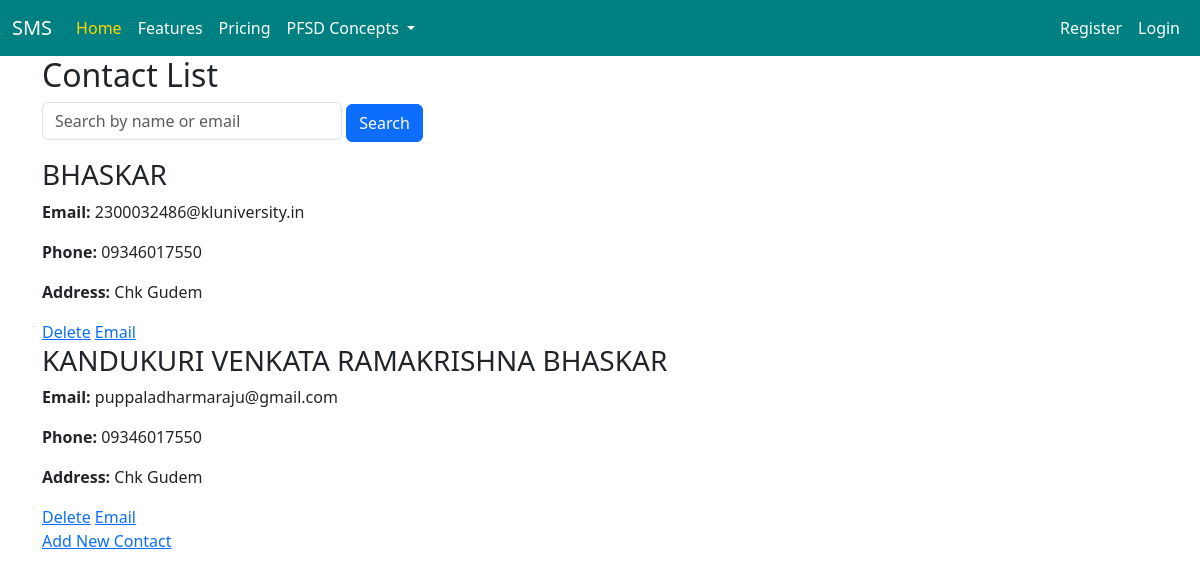
Screenshot of /contact_list with the database file from the repository.
### adminapp/models.py (models this page shows, shortened)
class Contact(models.Model):
    name = models.CharField(max_length=100)
    email = models.EmailField(unique=True)
    phone_number = models.CharField(max_length=15)
    address = models.TextField()

### adminapp/views.py (the view)
# urls.py: path('contact_list', views.contact_list, name='contact_list'),
def contact_list(request):
    query = request.GET.get('q')
    if query:
        contacts = Contact.objects.filter(models.Q(name__icontains=query) | models.Q(email__icontains=query))
    else:
        contacts = Contact.objects.all()
    return render(request, 'adminapp/contact_list.html', {'contacts': contacts})

### templates/adminapp/contact_list.html (shortened to what this page needs)
{% extends 'Navbar/ProjectNavbar.html' %}
{% load static %}
{% block body %}
<div class="container">
    <h2>Contact List</h2>
    <form method="get" action=".">
        <input type="text" name="q" placeholder="Search by name or email" class="form-control" style="width: 300px; display: inline-block;">
        <button class="btn btn-primary" type="submit">Search</button>
    </form>
    <div class="mt-3">
        {% for contact in contacts %}
            <div class="contact-card">
                <h3>{{ contact.name|upper }}</h3>
                <p><strong>Email:</strong> {{ contact.email }}</p>
                <p><strong>Phone:</strong> {{ contact.phone_number }}</p>
                <p><strong>Address:</strong> {{ contact.address }}</p>
                <a href="{% url 'delete_contact' contact.pk %}" class="btn-delete">Delete</a>
                <a href="mailto:{{ contact.email }}" class="btn-email">Email</a>
            </div>
        {% empty %}
            <p>No contacts found.</p>
        {% endfor %}
    </div>
    <a href="{% url 'add_contact' %}" class="btn-add mt-3">Add New Contact</a>
</div>
{% endblock %}

### rows the page displays
Contact: name "BHASKAR", email "2300032486@kluniversity.in", phone_number "09346017550", address "Chk Gudem"
Contact: name "KANDUKURI VENKATA RAMAKRISHNA BHASKAR", email "puppaladharmaraju@gmail.com", phone_number "09346017550", address "Chk Gudem"
